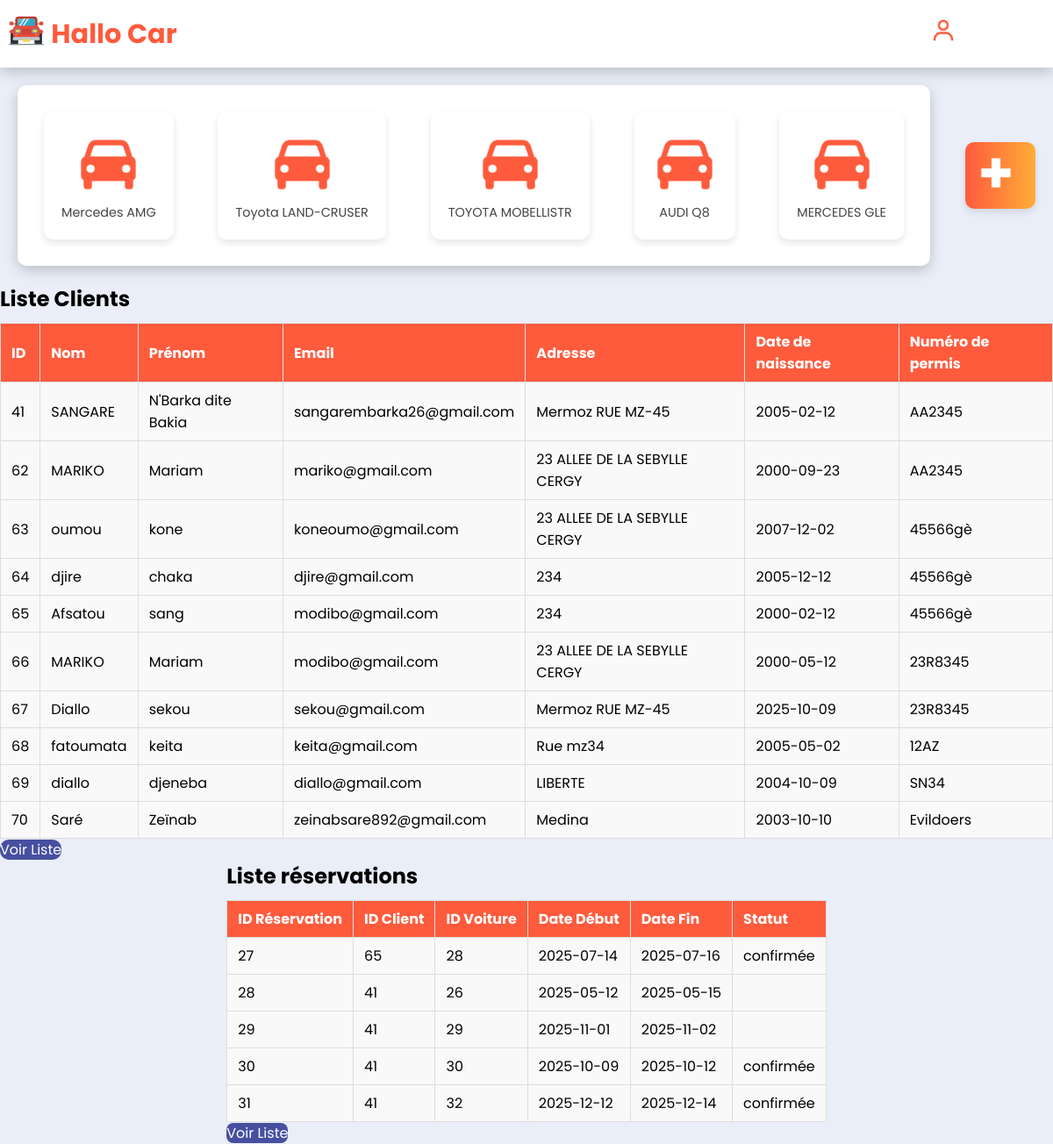
/php/admin_compte.php, run on the app's committed database.
### tables this page shows
CREATE TABLE `voitures` (
  `id_voiture` int(11) NOT NULL,
  `marque` varchar(50) NOT NULL,
  `modele` varchar(50) NOT NULL,
  `annee_fabrication` int(11) DEFAULT NULL,
  `plaque_immatriculation` varchar(25) NOT NULL,
  `statut` enum('disponible','louée','en maintenance','') NOT NULL,
  `image` varchar(255) DEFAULT NULL,
  `prix_jour` int(11) NOT NULL,
  `reserve` tinyint(1) NOT NULL
);

CREATE TABLE `clients` (
  `id_client` int(11) NOT NULL,
  `nom` varchar(25) NOT NULL,
  `prenom` varchar(25) NOT NULL,
  `email` varchar(50) NOT NULL,
  `mot_de_passe` varchar(255) NOT NULL,
  `date_naissance` date DEFAULT NULL,
  `adresse` varchar(100) NOT NULL,
  `numero_permis` varchar(50) NOT NULL
);

CREATE TABLE `reservations` (
  `id_reservation` int(11) NOT NULL,
  `id_client` int(11) UNSIGNED NOT NULL,
  `id_voiture` int(11) UNSIGNED NOT NULL,
  `date_debut` date NOT NULL,
  `date_fin` date NOT NULL,
  `montant` int(10) DEFAULT NULL,
  `statut_reservation` enum('en attente','confirmée','annulée') NOT NULL
);

### php/admin_compte.php (the view, shortened to what this page needs)
<?php
require_once '../action/connexion.php';
?>
<!DOCTYPE html>
<html lang="fr">
<head>
  <link rel="stylesheet" href="../css/admin1.css">
</head>
<body>
<header>
        <a href="#" class="logo"><img src="../img/jeep.png" alt="Logo"></a>
        <span class="logo-text">Hallo Car</span>
        <div class="header-btn">
        <a href="#" class="Profil" id="profile-link"><img src="../img/user-regular-240.png" alt="" width="25px" ></a>
        </div>
</header>
    <main class="dashboard-admin">
        <?php
    $sql = "SELECT marque, modele FROM voitures WHERE statut = 'disponible' LIMIT 5";
    $stmt = $pdo->query($sql);
    echo '<div class="voitures-container box">';
    while ($row = $stmt->fetch(PDO::FETCH_ASSOC)) {
        echo '
        <div class="voiture-card">
            <img src="../img/car-solid-240.png" alt="Voiture"/>
            <span class="voiture-text">' . htmlspecialchars($row['marque']) . ' ' . htmlspecialchars($row['modele']) . '</span>
        </div>';
    }
    echo '
        </div>
        <div class="ajouter-voiture">
            <a href="../php/ajouter_voiture.php"><img src="../img/plus-medical-regular-240.png" alt="Ajouter une voiture"/></a>
        </div>';
?>
    </main>
    <div class="listes-container">
        <div class="liste-section-1">
            <h2 class="liste-titre-1">Liste Clients</h2>
            <div class="liste-content-1">
                <table border="1">
                    <tr>
                        <th>ID</th>
                        <th>Nom</th>
                        <th>Prénom</th>
                        <th>Email</th>
                        <th>Adresse</th>
                        <th>Date de naissance</th>
                        <th>Numéro de permis</th>
                    </tr>
                    <?php
                    try {
                        $sql = "SELECT * FROM clients";
                        $stmt = $pdo->query($sql);
                        if ($stmt->rowCount() > 0) {
                            while ($client = $stmt->fetch(PDO::FETCH_ASSOC)) {
                                echo "<tr>
                                        <td>" . htmlspecialchars($client["id_client"]) . "</td>
                                        <td>" . htmlspecialchars($client["nom"]) . "</td>
                                        <td>" . htmlspecialchars($client["prenom"]) . "</td>
                                        <td>" . htmlspecialchars($client["email"]) . "</td>
                                        <td>" . htmlspecialchars($client["adresse"]) . "</td>
                                        <td>" . htmlspecialchars($client["date_naissance"]) . "</td>
                                        <td>" . htmlspecialchars($client["numero_permis"]) . "</td>
                                    </tr>";
                            }
                        } else {
                            echo "<tr><td colspan='7'>Aucun client trouvé.</td></tr>";
                        }
                    } catch (Exception $e) {
                        echo "<tr><td colspan='7'>Erreur : " . htmlspecialchars($e->getMessage()) . "</td></tr>";
                    }
                    ?>
                </table>
                <a href="../php/gestion_client.php" class="voir-liste-btn-1">Voir Liste</a>
            </div>
        </div>
        <div class="liste-section-2">
            <h2 class="liste-titre-2">Liste réservations</h2>
            <div class="liste-content-2">
                <table border="1">
                    <tr>
                        <th>ID Réservation</th>
                        <th>ID Client</th>
                        <th>ID Voiture</th>
                        <th>Date Début</th>
                        <th>Date Fin</th>
                        <th>Statut</th>
                    </tr>
                    <?php
                    try {
                        $sql = "SELECT * FROM reservations LIMIT 5";
                        $stmt = $pdo->query($sql);
                        if ($stmt->rowCount() > 0) {
                            while ($reservation = $stmt->fetch(PDO::FETCH_ASSOC)) {
                                echo "<tr>
                                        <td>" . htmlspecialchars($reservation["id_reservation"]) . "</td>
                                        <td>" . htmlspecialchars($reservation["id_client"]) . "</td>
                                        <td>" . htmlspecialchars($reservation["id_voiture"]) . "</td>
                                        <td>" . htmlspecialchars($reservation["date_debut"]) . "</td>
                                        <td>" . htmlspecialchars($reservation["date_fin"]) . "</td>
                                        <td>" . htmlspecialchars($reservation["statut_reservation"]) . "</td>
                                    </tr>";
                            }
                        } else {
                            echo "<tr><td colspan='7'>Aucune réservation trouvée.</td></tr>";
                        }
                    } catch (Exception $e) {
                        echo "<tr><td colspan='7'>Erreur : " . htmlspecialchars($e->getMessage()) . "</td></tr>";
                    }
                    ?>
                </table>
                <a href="../php/gestion_reservation.php" class="voir-liste-btn-2">Voir Liste</a>
            </div>
        </div>
    </div>
</body>
</html>

### css/admin1.css (style rules this page uses)
* { margin: 0; padding: 0; box-sizing: border-box; scroll-padding: 2rem; scroll-behavior: smooth; list-style: none; text-decoration: none; font-family: "Poppins", sans-serif; }
:root { --primary-color: #fe5b3d; --secondary-color: #ffac38; --text-color: #444; --gradient-color: linear-gradient(90deg, #fe5b3d, #ffac38); --background-color: #e9eef8; --box-shadow: 0 5px 15px rgba(0, 0, 0, 0.2); --hover-shadow: 0 4px 8px rgba(0, 0, 0, 0.1); }
body { background: var(--background-color); }
header { width: 100%; display: flex; align-items: center; justify-content: space-between; background: #ffffff; padding: 15px 100px; box-shadow: var(--box-shadow); position: sticky; top: 0; z-index: 1000; }
.logo img { width: 40px; position: relative; margin-left: -90px; }
.logo-text { font-size: 1.9rem; font-weight: 700; color: var(--primary-color); margin-left: -90%; }
.header-btn { display: flex; align-items: center; }
.header-btn img { width: 30px; margin-right: 10px; }
.dashboard-admin { display: flex; align-items: center; font-size: 0.9rem; }
.box { background: #ffffff; border-radius: 10px; box-shadow: var(--box-shadow); width: 100%; padding: 20px; margin: 20px; display: flex; justify-content: space-between; }
.voiture-card { background: #ffffff; border-radius: 10px; box-shadow: var(--hover-shadow); padding: 20px; margin: 10px; display: flex; flex-direction: column; align-items: center; }
.voiture-card img { width: 75px; margin-bottom: 10px; }
.voiture-card span { font-size: 0.9rem; color: var(--text-color); }
.ajouter-voiture { background: var(--gradient-color); color: #fff; border-radius: 10px; box-shadow: var(--hover-shadow); padding: 15px; display: flex; align-items: center; justify-content: center; margin: 20px; cursor: pointer; transition: transform 0.3s; }
.ajouter-voiture img { width: 40px; margin-right: 10px; }
.listes-container { display: flex; justify-content: space-around; flex-wrap: wrap; }
table { width: 100%; border-collapse: collapse; text-align: left; margin-top: 10px; }
th, td { padding: 8px 12px; border: 1px solid #ddd; }
th { background: var(--primary-color); color: #fff; }
td { background: #f9f9f9; }
.voir-liste-btn-1 { background: #474fa0; color: #fff; border-radius: 10px; transition: 0.5s; }
.voir-liste-btn-2 { background: #474fa0; color: #fff; border-radius: 0.5rem; transition: 0.5s; }

### data on the page
voitures: marque "Mercedes", modele "AMG"
voitures: marque "Toyota", modele "LAND-CRUSER"
voitures: marque "TOYOTA", modele "MOBELLISTR"
voitures: marque "AUDI", modele "Q8"
voitures: marque "MERCEDES", modele "GLE"
clients: id_client "41", nom "SANGARE", prenom "N'Barka dite Bakia", email "sangarembarka26@gmail.com", adresse "Mermoz RUE MZ-45", date_naissance "2005-02-12", numero_permis "AA2345"
clients: id_client "62", nom "MARIKO", prenom "Mariam", email "mariko@gmail.com", adresse "23 ALLEE DE LA SEBYLLE CERGY", date_naissance "2000-09-23", numero_permis "AA2345"
clients: id_client "63", nom "oumou", prenom "kone", email "koneoumo@gmail.com", adresse "23 ALLEE DE LA SEBYLLE CERGY", date_naissance "2007-12-02", numero_permis "45566gè"
clients: id_client "64", nom "djire", prenom "chaka", email "djire@gmail.com", adresse "234", date_naissance "2005-12-12", numero_permis "45566gè"
clients: id_client "65", nom "Afsatou", prenom "sang", email "modibo@gmail.com", adresse "234", date_naissance "2000-02-12", numero_permis "45566gè"
clients: id_client "66", nom "MARIKO", prenom "Mariam", email "modibo@gmail.com", adresse "23 ALLEE DE LA SEBYLLE CERGY", date_naissance "2000-05-12", numero_permis "23R8345"
clients: id_client "67", nom "Diallo", prenom "sekou", email "sekou@gmail.com", adresse "Mermoz RUE MZ-45", date_naissance "2025-10-09", numero_permis "23R8345"
clients: id_client "68", nom "fatoumata", prenom "keita", email "keita@gmail.com", adresse "Rue mz34", date_naissance "2005-05-02", numero_permis "12AZ"
clients: id_client "69", nom "diallo", prenom "djeneba", email "diallo@gmail.com", adresse "LIBERTE", date_naissance "2004-10-09", numero_permis "SN34"
clients: id_client "70", nom "Saré", prenom "Zeïnab", email "zeinabsare892@gmail.com", adresse "Medina", date_naissance "2003-10-10", numero_permis "Evildoers"
reservations: id_reservation "27", id_client "65", id_voiture "28", date_debut "2025-07-14", date_fin "2025-07-16", statut_reservation "confirmée"
reservations: id_reservation "28", id_client "41", id_voiture "26", date_debut "2025-05-12", date_fin "2025-05-15"
reservations: id_reservation "29", id_client "41", id_voiture "29", date_debut "2025-11-01", date_fin "2025-11-02"
reservations: id_reservation "30", id_client "41", id_voiture "30", date_debut "2025-10-09", date_fin "2025-10-12", statut_reservation "confirmée"
reservations: id_reservation "31", id_client "41", id_voiture "32", date_debut "2025-12-12", date_fin "2025-12-14", statut_reservation "confirmée"
